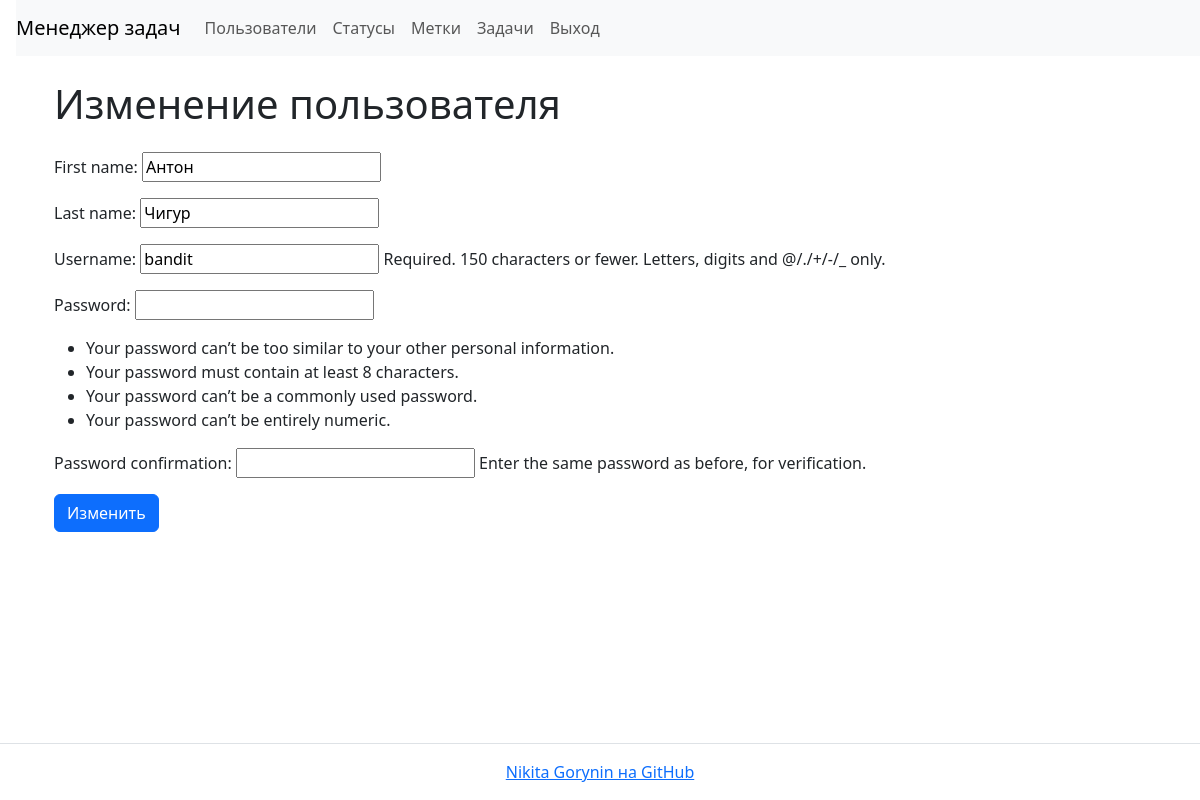
Page /users/11/update/ (signed in) on the earlier database version.
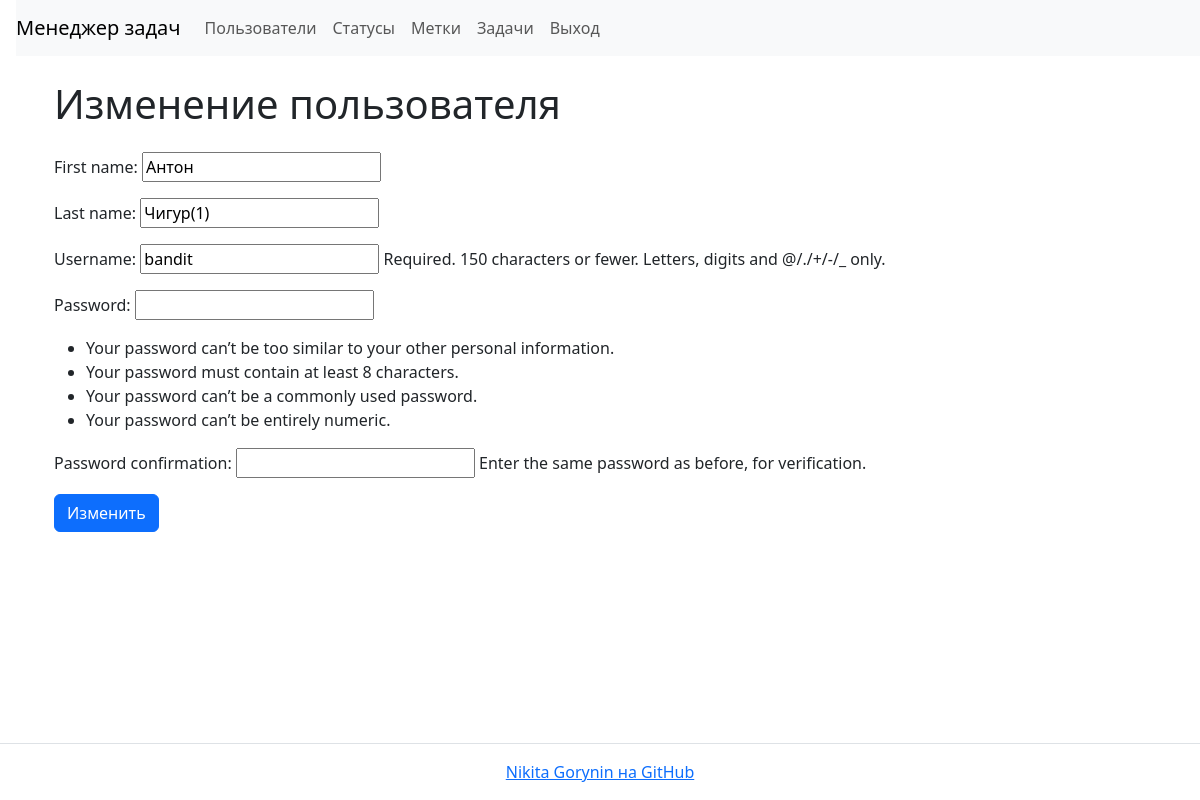
Same page on the later database version.
### task_manager/users/models.py (models this page shows, shortened)
class User(AbstractUser):
    first_name = models.CharField(max_length=150)
    last_name = models.CharField(max_length=150)

### task_manager/users/views.py (the view, shortened to what this page needs)
# urls.py: path('<int:pk>/update/', UserUpdateView.as_view(), name='user_update'),
class UserUpdateView(AuthRequiredMixin, UserPermissionMixin,
                     MessageMixin, UpdateView):
    template_name = 'users/create.html'
    model = User
    form_class = UserForm
    success_url = reverse_lazy('users')
    extra_context = {
        'header': 'Изменение пользователя',
        'button_title': 'Изменить',
    }
    permission_message = 'У вас нет прав для изменения другого пользователя.'
    permission_url = reverse_lazy('users')

### task_manager/users/forms.py
class UserForm(UserCreationForm):
    first_name = forms.CharField(
        max_length=150, required=True, label="First name"
    )
    last_name = forms.CharField(
        max_length=150, required=True, label="Last name"
    )
    class Meta(UserCreationForm.Meta):
        model = User
        fields = ('first_name', 'last_name',
                  'username', 'password1', 'password2'
                  )

### task_manager/mixins.py (called while the page is built)
    def dispatch(self, request, *args, **kwargs):
        if not request.user.is_authenticated:
            self.error(request, self.auth_message)
            return redirect(reverse_lazy('login'))
        return super().dispatch(request, *args, **kwargs)

    def test_func(self):
        return self.get_object() == self.request.user

### task_manager/templates/users/create.html (shortened to what this page needs)
{% extends "base.html" %}
{% block content %}
<div class="container wrapper flex-grow-1">
    <h1 class="my-4">{{ header }}</h1>
    <form method="post">
        {{ form.as_p }}
        <input class="btn btn-primary" type="submit" value="{{ button_title }}">
    </form>
</div>
{% endblock %}

Differences in the rows shown:
changed User "Антон": last_name "Чигур" → "Чигур(1)"
